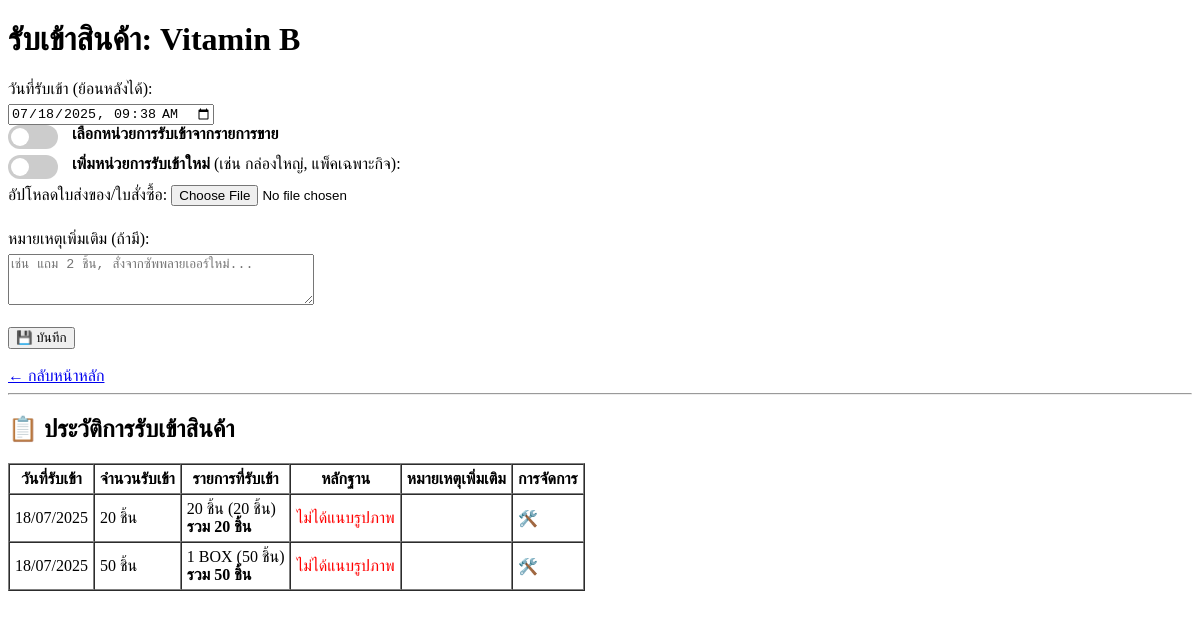
The page /stock_in/2 on the database its author committed.
### model.py (models this page shows, shortened)
class Product(db.Model):
    __tablename__ = 'product'
    id = db.Column(db.Integer, primary_key=True)
    name = db.Column(db.String(100), nullable=False) #ชื่อสินค้า
    sku = db.Column(db.String(50), unique=True, nullable=False) #รหัสSKU
    cost_price = db.Column(db.Float, nullable=False) #ราคาต้นทุนสินค้า
    category = db.Column(db.String(50)) #หมวดหมู่สินค้า เช่น Vitamin / Drug / กระดาษ  ไม่ได้มีผลอะไรกับ data
    unit = db.Column(db.String(20)) #หน่วยนับ(แบบชิ้น)
    stock = db.Column(db.Integer, default=0) #จำนวนคงเหลือสต๊อก(แบบชิ้น)
    image_filename = db.Column(db.String(200))  #ชื่อไฟล์รูปภาพ
    variants = db.relationship('ProductVariant', backref='product', cascade="all, delete-orphan")

class StockIn(db.Model): #ข้อมูลการรับเข้าสินค้า
    __tablename__ = 'stock_in'
    id = db.Column(db.Integer, primary_key=True)
    product_id = db.Column(db.Integer, db.ForeignKey('product.id'), nullable=False)
    date_in = db.Column(db.DateTime, nullable=False, default=datetime.utcnow) #วันที่รับเข้า
    evidence_image = db.Column(db.String(200)) # ชื่อไฟล์ภาพหลักฐาน
    note = db.Column(db.String(200))  #บันทึกหมายเหตุ
    product = db.relationship('Product', backref=db.backref('stockins', lazy=True))
    details = db.relationship('StockInVariant', back_populates="stock_in", cascade="all, delete-orphan")
    @property
    def total_units(self):
        return sum([detail.quantity * detail.unit_multiplier for detail in self.details])

class StockInVariant(db.Model): #ข้อมูลการรับเข้าสินค้าแบบมี Variant ไม่ใช่หน่วยเล็กที่สุด 1 ชิ้น เช่นเป็นลัง ก่อนมาแบ่งขาย
    __tablename__ = 'stock_in_variant'
    id = db.Column(db.Integer, primary_key=True)
    stock_in_id = db.Column(db.Integer, db.ForeignKey('stock_in.id'), nullable=False)
    variant_id = db.Column(db.Integer, db.ForeignKey('product_variant.id'), nullable=True)
    variant = db.relationship('ProductVariant')
    quantity = db.Column(db.Integer, nullable=False)  # จำนวนที่รับเข้า (เช่น 3 ลัง)
    unit_multiplier = db.Column(db.Integer, nullable=False, default=1)  # เช่น 1 ลัง = 100 ชิ้น
    stock_in = db.relationship('StockIn', back_populates="details")
    sale_mode = db.Column(db.String(100), nullable=False)   # เช่น “กล่องใหญ่”
    pack_size = db.Column(db.Integer, nullable=False)

### app.py (the view, shortened to what this page needs)
@app.route('/stock_in/<int:product_id>', methods=['GET', 'POST'])
def stock_in(product_id):
    product = Product.query.get_or_404(product_id)
    variants_json = [v.to_dict() for v in product.variants if v.is_for_sale]
    from sqlalchemy.orm import joinedload
    history = StockIn.query \
        .filter_by(product_id=product.id) \
        .order_by(StockIn.date_in.desc()) \
        .options(joinedload(StockIn.details)) \
        .all()
    current_datetime = datetime.now().strftime('%Y-%m-%dT%H:%M')
    history = sorted(product.stockins, key=lambda r: r.date_in)
    return render_template(
        'stock_in.html',
        product=product,
        history=history,
        current_datetime=current_datetime,
        variants_json=variants_json
    )

### model.py (called while the page is built)
    def to_dict(self):
        return {
            "id": self.id,
            "pack_size": self.pack_size,
            "sku_suffix": self.sku_suffix,
            "sale_mode": self.sale_mode,
            "pack_size": self.pack_size,
            "selling_price": self.selling_price,
            "stock": self.stock,
            "is_for_sale": self.is_for_sale
        }

### templates/stock_in.html (shortened to what this page needs)
<!DOCTYPE html>
<html lang="en">
  <head>
  </head>
  <body>
    <h1>รับเข้าสินค้า: {{ product.name }}</h1>
    <form method="post" enctype="multipart/form-data">
      <label>วันที่รับเข้า (ย้อนหลังได้):</label>
      <input type="datetime-local" name="date_in" value="{{ current_datetime }}" required />
      <br />
      <label class="switch">
        <span class="slider"></span>
      </label>
      <strong>
        เลือกหน่วยการรับเข้าจากรายการขาย
      </strong>
      <label class="switch">
        <span class="slider"></span>
      </label>
        <strong>
          เพิ่มหน่วยการรับเข้าใหม่
        </strong> (เช่น กล่องใหญ่, แพ็คเฉพาะกิจ):
      <br />
      <label
        >อัปโหลดใบส่งของ/ใบสั่งซื้อ:
        <input type="file" name="evidence" accept="image/*" /></label
      ><br />
      <label>หมายเหตุเพิ่มเติม (ถ้ามี):</label>
      <textarea
        name="note"
        rows="3"
        cols="40"
        placeholder="เช่น แถม 2 ชิ้น, สั่งจากซัพพลายเออร์ใหม่..."
      ></textarea>
      <br /><br />
      <button type="submit">💾 บันทึก</button>
    </form>
    <br />
    <a href="{{ url_for('index') }}">← กลับหน้าหลัก</a>
    <hr />
    <h2>📋 ประวัติการรับเข้าสินค้า</h2>
    <table border="1" cellpadding="5" cellspacing="0">
      <thead>
        <tr>
          <th>วันที่รับเข้า</th>
          <th>จำนวนรับเข้า</th>
          <th>รายการที่รับเข้า</th>
          <th>หลักฐาน</th>
          <th>หมายเหตุเพิ่มเติม</th>
          <th>การจัดการ</th>
        </tr>
      </thead>
      <tbody>
        {% for record in history %}
        <tr>
          <td>
            {% if record.date_in %}
              {{ record.date_in.strftime('%d/%m/%Y') }}
            {% else %}
            <span style="color:red;">— ไม่มีข้อมูลวันที่ —</span>
            {% endif %}
          </td>
          <td>
            {{ record.total_units }} {{ product.unit }}
          </td>
          <td>
            {% for detail in record.details %}
              {{ detail.quantity }} {{ detail.sale_mode }}
              {% if detail.pack_size %}
                ({{ detail.quantity * detail.pack_size }} {{ product.unit }})
              {% endif %}
              {% if loop.last %}<br>
                <strong>รวม {{ record.total_units }} {{ product.unit }}
              {% endif %}
              <br>
             {% endfor %}
            </td>
          <td>
            {% if record.evidence_image %}
            <a
              href="{{ url_for('static', filename='uploads/' ~ record.evidence_image) }}"
              target="_blank"
              >ดูรูป</a
            >
            {% else %}<span style="color: red">ไม่ได้แนบรูปภาพ</span>{% endif %}
          </td>
          <td>
          </td>
          <td class="manage-cell">
            <span
              class="edit-icon"
              onclick="openEditModal(
                {{ record.id }},
                '{{ record.date_in.strftime('%Y-%m-%dT%H:%M') if record.date_in else '' }}',
                `{{ record.note | default('') | e }}`
              )"
              >🛠️</span
            >
          </td>
        </tr>
        {% else %}
        <tr>
          <td colspan="6" style="text-align: center">ยังไม่มีประวัติ</td>
        </tr>
        {% endfor %}
      </tbody>
    </table>
  </body>
</html>

### templates/stock_in.html (style rules this page uses)
.manage-cell { position: relative; }
.edit-icon { visibility: visible; cursor: pointer; color: #555; margin-right: 5px; }
label { display: block; margin-bottom: 6px; }
textarea { width: 300px; }
.switch { position: relative; display: inline-block; width: 50px; height: 24px; margin-right: 10px; }
.slider { position: absolute; cursor: pointer; background-color: #ccc; border-radius: 34px; top: 0; left: 0; right: 0; bottom: 0; transition: 0.4s; }
.slider::before { content: ""; position: absolute; height: 18px; width: 18px; left: 3px; bottom: 3px; background-color: white; border-radius: 50%; transition: 0.4s; }

### rows shown on the page
Product: name "Vitamin B", unit "ชิ้น"
StockIn: date_in "18/07/2025", total_units "20", shows "ไม่ได้แนบรูปภาพ"
StockInVariant: quantity "20", sale_mode "ชิ้น", detail.quantity*detail.pack_size "20", total_units "20"
StockIn: date_in "18/07/2025", total_units "50", shows "ไม่ได้แนบรูปภาพ"
StockInVariant: quantity "1", sale_mode "BOX", detail.quantity*detail.pack_size "50", total_units "50"
